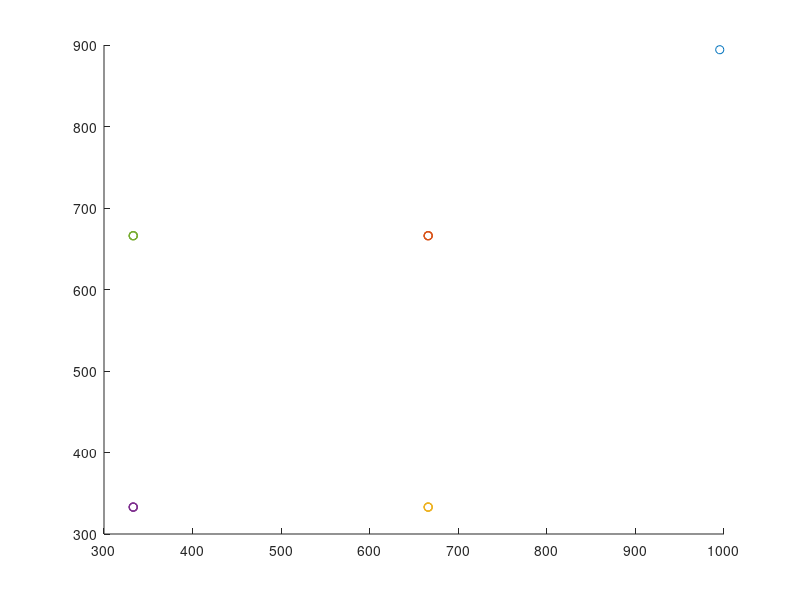

Write the MATLAB code that produced this figure. (Note: this script raises an error after producing the figure.)
% Orion Boylston
% Pseudo Doppler sim and algorithm
%XE402

%wave properties
f = 467.5625e6;
sw_freq = 500; %switching freq of multiplexer
wave_spd = 300000;
sw_freq = 500; %switching freq of multiplexer
sw_period = 1/sw_freq;
ant_active = sw_period/4;
%center point for all nodes
x_nodes = [666,666,333,333];
y_nodes = [666,333,333,666];
%find quarder wavelength
v = 300;
lambda = v/(f/1e6);
lambda_quarter = lambda/2;
%create x/y coordinates for antenna array
%node 1
x_node1 = [x_nodes(1)+lambda_quarter/2,
    x_nodes(1)+lambda_quarter/2,
    x_nodes(1)-lambda_quarter/2,
    x_nodes(1)-lambda_quarter/2];
y_node1 = [y_nodes(1)+lambda_quarter/2,
    y_nodes(1)-lambda_quarter/2,
    y_nodes(1)-lambda_quarter/2,
    y_nodes(1)+lambda_quarter/2];

%node 2
x_node2 = [x_nodes(2)+lambda_quarter/2,
    x_nodes(2)+lambda_quarter/2,
    x_nodes(2)-lambda_quarter/2,
    x_nodes(2)-lambda_quarter/2];
y_node2 = [y_nodes(2)+lambda_quarter/2,
    y_nodes(2)-lambda_quarter/2,
    y_nodes(2)-lambda_quarter/2,
    y_nodes(2)+lambda_quarter/2];

%node 3
x_node3 = [x_nodes(3)+lambda_quarter/2,
    x_nodes(3)+lambda_quarter/2,
    x_nodes(3)-lambda_quarter/2,
    x_nodes(3)-lambda_quarter/2];
y_node3 = [y_nodes(3)+lambda_quarter/2,
    y_nodes(3)-lambda_quarter/2,
    y_nodes(3)-lambda_quarter/2,
    y_nodes(3)+lambda_quarter/2];
%node 4
x_node4 = [x_nodes(4)+ lambda_quarter/2,
    x_nodes(4)+lambda_quarter/2,
    x_nodes(4)-lambda_quarter/2,
    x_nodes(4)-lambda_quarter/2];
y_node4 = [y_nodes(4)+lambda_quarter/2,
    y_nodes(4)-lambda_quarter/2,
    y_nodes(4)-lambda_quarter/2,
    y_nodes(4)+lambda_quarter/2];

%create transmitter in random location and plot
x_transmitter = rand*1000;
y_transmitter = rand*1000;

hold all
scatter(x_transmitter,y_transmitter)
scatter(x_node1, y_node1)
scatter(x_node2, y_node2)
scatter(x_node3, y_node3)
scatter(x_node4, y_node4)

%figure     
tot_time = 1000/wave_spd; %longest possible dist travelled/speed of light
t = [0:1e-15:1/f];
A = 1;
trans_sine = sin(2*pi*f*t);
%plot(t,trans_sine)

% nodes


%node 1 calculations 
arrival_time_n1 = [] ;

for c=1:4
     dist = pythag(x_node1(c)-x_transmitter,y_node1(c)-y_transmitter);
     arrival_time_n1 = [arrival_time_n1, dist/wave_spd+ant_active*c];
     
end
doa_1 = node_algo(arrival_time_n1,trans_sine,t,f);

%node 2 calculations 
arrival_time_n2 = [] ;

for c=1:4
     dist = pythag(x_node2(c)-x_transmitter,y_node2(c)-y_transmitter);
     arrival_time_n2 = [arrival_time_n2, dist/wave_spd+ant_active*c];
     
end
doa_2 = node_algo(arrival_time_n2,trans_sine,t,f);

%node 3 calculations 
arrival_time_n3 = [] ;

for c=1:4
     dist = pythag(x_node3(c)-x_transmitter,y_node3(c)-y_transmitter);
     arrival_time_n3 = [arrival_time_n3, dist/wave_spd+ant_active*c];
     
end
doa_3 = node_algo(arrival_time_n3,trans_sine,t,f);

%node 4 calculations 
arrival_time_n4 = [] ;

for c=1:4
     dist = pythag(x_node4(c)-x_transmitter,y_node4(c)-y_transmitter);
     arrival_time_n4 = [arrival_time_n4, dist/wave_spd+ant_active*c];
     
end
doa_4 = node_algo(arrival_time_n4,trans_sine,t,f);


for c=1:4
    line([x_nodes(c),x_transmitter],[y_nodes(c),y_transmitter],'LineWidth',1)
end




hold off
drawnow